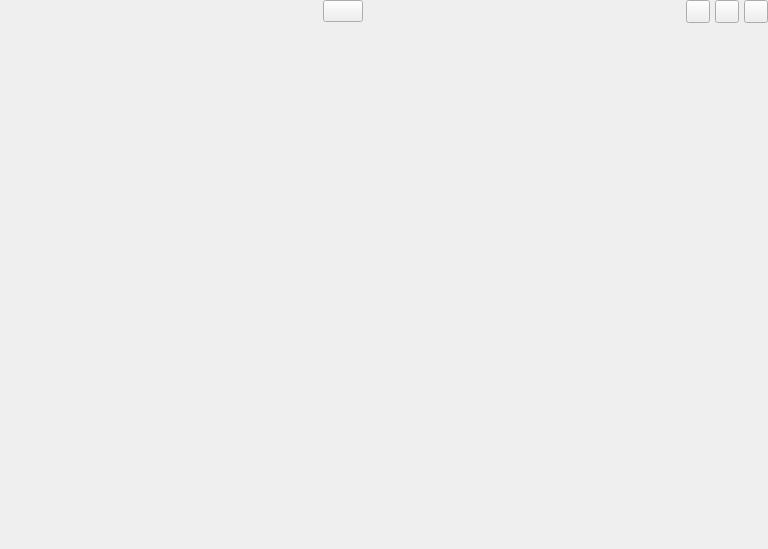
<?xml version="1.0" encoding="UTF-8"?>
<ui version="4.0">
 <class>PLSWindow</class>
 <widget class="QWidget" name="PLSWindow">
  <property name="geometry">
   <rect>
    <x>0</x>
    <y>0</y>
    <width>768</width>
    <height>549</height>
   </rect>
  </property>
  <property name="windowTitle">
   <string>Dialog</string>
  </property>
  <layout class="QVBoxLayout" name="mainLayout" stretch="0,0,1">
   <property name="spacing">
    <number>0</number>
   </property>
   <property name="leftMargin">
    <number>0</number>
   </property>
   <property name="topMargin">
    <number>0</number>
   </property>
   <property name="rightMargin">
    <number>0</number>
   </property>
   <property name="bottomMargin">
    <number>0</number>
   </property>
   <item>
    <widget class="PLSTransparentForMouseEventsFrame" name="titleBar">
     <property name="frameShape">
      <enum>QFrame::Shape::NoFrame</enum>
     </property>
     <property name="frameShadow">
      <enum>QFrame::Shadow::Raised</enum>
     </property>
     <property name="excludeSpecChildren" stdset="0">
      <stringlist notr="true">
       <string>min</string>
       <string>maxres</string>
       <string>close</string>
      </stringlist>
     </property>
     <layout class="QHBoxLayout" name="titleBarLayout">
      <property name="spacing">
       <number>5</number>
      </property>
      <property name="leftMargin">
       <number>0</number>
      </property>
      <property name="topMargin">
       <number>0</number>
      </property>
      <property name="rightMargin">
       <number>0</number>
      </property>
      <property name="bottomMargin">
       <number>0</number>
      </property>
      <item>
       <widget class="PLSTransparentForMouseEventsLabel" name="titleLabel">
        <property name="sizePolicy">
         <sizepolicy hsizetype="Expanding" vsizetype="Preferred">
          <horstretch>0</horstretch>
          <verstretch>0</verstretch>
         </sizepolicy>
        </property>
        <property name="text">
         <string/>
        </property>
       </widget>
      </item>
      <item>
       <widget class="QPushButton" name="helpBtn">
        <property name="text">
         <string/>
        </property>
       </widget>
      </item>
      <item>
       <spacer name="horizontalSpacer">
        <property name="orientation">
         <enum>Qt::Orientation::Horizontal</enum>
        </property>
        <property name="sizeHint" stdset="0">
         <size>
          <width>0</width>
          <height>0</height>
         </size>
        </property>
       </spacer>
      </item>
      <item>
       <widget class="QToolButton" name="min">
        <property name="cursor">
         <cursorShape>ArrowCursor</cursorShape>
        </property>
        <property name="text">
         <string/>
        </property>
       </widget>
      </item>
      <item>
       <widget class="QToolButton" name="maxres">
        <property name="cursor">
         <cursorShape>ArrowCursor</cursorShape>
        </property>
        <property name="text">
         <string/>
        </property>
       </widget>
      </item>
      <item>
       <widget class="QToolButton" name="close">
        <property name="cursor">
         <cursorShape>ArrowCursor</cursorShape>
        </property>
        <property name="text">
         <string notr="true"/>
        </property>
       </widget>
      </item>
     </layout>
    </widget>
   </item>
   <item>
    <widget class="QWidget" name="hline" native="true">
     <property name="minimumSize">
      <size>
       <width>0</width>
       <height>1</height>
      </size>
     </property>
     <property name="maximumSize">
      <size>
       <width>16777215</width>
       <height>1</height>
      </size>
     </property>
    </widget>
   </item>
   <item>
    <widget class="QFrame" name="content">
     <property name="frameShape">
      <enum>QFrame::Shape::NoFrame</enum>
     </property>
     <property name="frameShadow">
      <enum>QFrame::Shadow::Raised</enum>
     </property>
     <property name="excludeChildren" stdset="0">
      <string notr="true">All</string>
     </property>
    </widget>
   </item>
  </layout>
 </widget>
 <customwidgets>
  <customwidget>
   <class>PLSTransparentForMouseEventsFrame</class>
   <extends>QFrame</extends>
   <header>PLSTransparentForMouseEvents.h</header>
   <container>1</container>
  </customwidget>
  <customwidget>
   <class>PLSTransparentForMouseEventsLabel</class>
   <extends>QLabel</extends>
   <header>PLSTransparentForMouseEvents.h</header>
  </customwidget>
 </customwidgets>
 <resources/>
 <connections/>
</ui>
